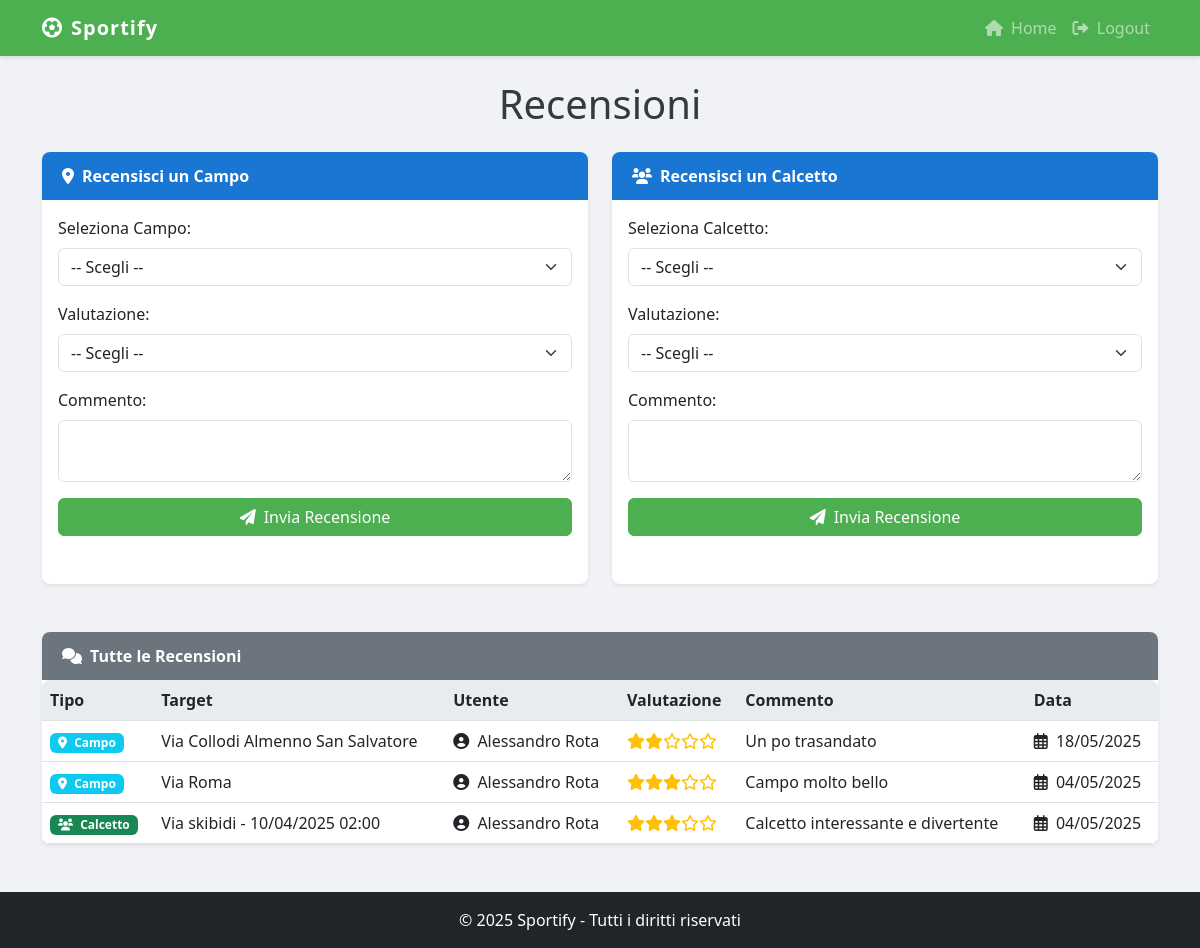
Screenshot of /recensisci.php (signed in) with the database file from the repository.
### tables this page shows
CREATE TABLE `recensioni` (
  `Id_recensione` int(11) NOT NULL,
  `valutazione` int(11) NOT NULL,
  `commento` varchar(500) NOT NULL,
  `data_recensione` date NOT NULL,
  `id_utente` int(11) NOT NULL,
  `id_campo` int(11) DEFAULT NULL,
  `id_calcetto` int(11) DEFAULT NULL
);

CREATE TABLE `campi` (
  `id_campo` int(11) NOT NULL,
  `indirizzo` varchar(200) NOT NULL,
  `terreno` varchar(50) NOT NULL,
  `spogliatoi` tinyint(1) NOT NULL,
  `n_giocatori` int(11) NOT NULL,
  `costo` int(11) NOT NULL,
  `docce` tinyint(1) NOT NULL,
  `id_torneo` int(11) NOT NULL,
  `id_utente` int(11) NOT NULL,
  `latitudine` double NOT NULL,
  `longitudine` double NOT NULL
);

CREATE TABLE `utenti` (
  `id_utente` int(11) NOT NULL,
  `nickname` varchar(100) NOT NULL,
  `nome` varchar(150) NOT NULL,
  `cognome` varchar(150) NOT NULL,
  `email` varchar(150) NOT NULL,
  `psw` varchar(255) NOT NULL,
  `data_nascita` datetime NOT NULL,
  `telefono` varchar(10) NOT NULL,
  `indirizzo` varchar(155) NOT NULL,
  `paese` varchar(150) NOT NULL,
  `sesso` tinyint(1) NOT NULL
);

### recensisci.php (the view, shortened to what this page needs)
<?php
$servername = "localhost";
$username   = "root";
$password   = "";
$dbname     = "sportify";
$conn = new mysqli($servername, $username, $password, $dbname);
$recRes = $conn->query("
    SELECT r.*, u.nome, u.cognome,
           c.indirizzo AS campo_indirizzo,
           CONCAT(ca.indirizzo, ' - ', DATE_FORMAT(cal.data_ora,'%d/%m/%Y %H:%i')) AS calcetto_descr
    FROM recensioni r
    JOIN utenti u ON r.id_utente = u.id_utente
    LEFT JOIN campi c ON r.id_campo = c.id_campo
    LEFT JOIN calcetti cal ON r.id_calcetto = cal.id_calcetto
    LEFT JOIN campi ca ON cal.id_campo = ca.id_campo
    ORDER BY r.data_recensione DESC
");
function generaStelle($valutazione) {
    $html = '';
    for ($i = 1; $i <= 5; $i++) {
        if ($i <= $valutazione) {
            $html .= '<i class="fas fa-star text-warning"></i>';
        } else {
            $html .= '<i class="far fa-star text-warning"></i>';
        }
    }
    return $html;
}
?>
<!DOCTYPE html>
<html lang="it">
<head>
    <link href="https://cdn.jsdelivr.net/npm/bootstrap@5.3.0-alpha1/dist/css/bootstrap.min.css" rel="stylesheet">
    <link rel="stylesheet" href="https://cdnjs.cloudflare.com/ajax/libs/font-awesome/6.0.0/css/all.min.css">
</head>
<body>
    <nav class="navbar navbar-expand-lg navbar-dark mb-4">
        <div class="container">
            <a class="navbar-brand" href="index.php">
                <i class="fas fa-futbol me-2"></i>Sportify
            </a>
            <div class="collapse navbar-collapse" id="navbarNav">
                <ul class="navbar-nav ms-auto">
                    <li class="nav-item">
                        <a class="nav-link" href="index.php">
                            <i class="fas fa-home me-1"></i> Home
                        </a>
                    </li>
                    <li class="nav-item">
                        <a class="nav-link" href="logout.php">
                            <i class="fas fa-sign-out-alt me-1"></i> Logout
                        </a>
                    </li>
                </ul>
            </div>
        </div>
    </nav>
    <div class="container">
        <h1 class="text-center mb-4">Recensioni</h1>
        <div class="row">
            <div class="col-md-6 mb-4">
                <div class="card h-100">
                    <div class="card-header d-flex align-items-center">
                        <i class="fas fa-map-marker-alt me-2"></i>
                        <span>Recensisci un Campo</span>
                    </div>
                    <div class="card-body">
                        <form method="POST">
                            <div class="mb-3">
                                <label for="id_campo" class="form-label">Seleziona Campo:</label>
                                <select id="id_campo" name="id_campo" class="form-select" required>
                                    <option value="">-- Scegli --</option>
                                </select>
                            </div>
                            <div class="mb-3">
                                <label for="valutazione" class="form-label">Valutazione:</label>
                                <div class="rating-select">
                                    <select id="valutazione" name="valutazione" class="form-select" required>
                                        <option value="">-- Scegli --</option>
                                    </select>
                                </div>
                            </div>
                            <div class="mb-3">
                                <label for="commento" class="form-label">Commento:</label>
                                <textarea id="commento" name="commento" class="form-control" required></textarea>
                            </div>
                            <div class="d-grid">
                                <button type="submit" class="btn btn-primary">
                                    <i class="fas fa-paper-plane me-2"></i>Invia Recensione
                                </button>
                            </div>
                        </form>
                    </div>
                </div>
            </div>
            <div class="col-md-6 mb-4">
                <div class="card h-100">
                    <div class="card-header d-flex align-items-center">
                        <i class="fas fa-users me-2"></i>
                        <span>Recensisci un Calcetto</span>
                    </div>
                    <div class="card-body">
                        <form method="POST">
                            <div class="mb-3">
                                <label for="id_calcetto" class="form-label">Seleziona Calcetto:</label>
                                <select id="id_calcetto" name="id_calcetto" class="form-select" required>
                                    <option value="">-- Scegli --</option>
                                </select>
                            </div>
                            <div class="mb-3">
                                <label for="valutazione2" class="form-label">Valutazione:</label>
                                <div class="rating-select">
                                    <select id="valutazione2" name="valutazione" class="form-select" required>
                                        <option value="">-- Scegli --</option>
                                    </select>
                                </div>
                            </div>
                            <div class="mb-3">
                                <label for="commento2" class="form-label">Commento:</label>
                                <textarea id="commento2" name="commento" class="form-control" required></textarea>
                            </div>
                            <div class="d-grid">
                                <button type="submit" class="btn btn-primary">
                                    <i class="fas fa-paper-plane me-2"></i>Invia Recensione
                                </button>
                            </div>
                        </form>
                    </div>
                </div>
            </div>
        </div>
        <div class="card mt-4">
            <div class="card-header bg-secondary text-white d-flex align-items-center">
                <i class="fas fa-comments me-2"></i>
                <span>Tutte le Recensioni</span>
            </div>
            <div class="card-body p-0">
                <?php if ($recRes->num_rows): ?>
                    <div class="table-responsive">
                        <table class="table table-hover mb-0">
                            <thead>
                                <tr>
                                    <th>Tipo</th>
                                    <th>Target</th>
                                    <th>Utente</th>
                                    <th>Valutazione</th>
                                    <th>Commento</th>
                                    <th>Data</th>
                                </tr>
                            </thead>
                            <tbody>
                                <?php while ($r = $recRes->fetch_assoc()): ?>
                                    <tr class="recensione-card">
                                        <td>
                                            <?php if ($r['id_campo']): ?>
                                                <span class="badge bg-info tipo-badge">
                                                    <i class="fas fa-map-marker-alt me-1"></i> Campo
                                                </span>
                                            <?php else: ?>
                                                <span class="badge bg-success tipo-badge">
                                                    <i class="fas fa-users me-1"></i> Calcetto
                                                </span>
                                            <?php endif; ?>
                                        </td>
                                        <td>
                                            <?= $r['id_campo']
                                                ? htmlspecialchars($r['campo_indirizzo'])
                                                : htmlspecialchars($r['calcetto_descr']);
                                            ?>
                                        </td>
                                        <td>
                                            <i class="fas fa-user-circle me-1"></i>
                                            <?= htmlspecialchars($r['nome'] . ' ' . $r['cognome']) ?>
                                        </td>
                                        <td class="text-nowrap">
                                            <?= generaStelle($r['valutazione']) ?>
                                        </td>
                                        <td><?= nl2br(htmlspecialchars($r['commento'])) ?></td>
                                        <td>
                                            <i class="far fa-calendar-alt me-1"></i>
                                            <?= date('d/m/Y', strtotime($r['data_recensione'])) ?>
                                        </td>
                                    </tr>
                                <?php endwhile; ?>
                            </tbody>
                        </table>
                    </div>
                <?php endif; ?>
            </div>
        </div>
    </div>
    <footer class="bg-dark text-white text-center py-3 mt-5">
        <div class="container">
            <p class="mb-0">&copy; <?= date('Y') ?> Sportify - Tutti i diritti riservati</p>
        </div>
    </footer>
</body>
</html>

### recensisci.php (style rules this page uses)
:root { --primary-color: #4CAF50; --primary-hover: #45a049; --secondary-color: #1976D2; --light-bg: #f8f9fa; --dark-text: #343a40; }
body { font-family: 'Segoe UI', Tahoma, Geneva, Verdana, sans-serif; background-color: #f0f2f5; color: var(--dark-text); }
.navbar { background-color: var(--primary-color); box-shadow: 0 2px 4px rgba(0,0,0,0.1); }
.navbar-brand { font-weight: 700; color: white !important; letter-spacing: 1px; }
.card { border: none; box-shadow: 0 0.125rem 0.25rem rgba(0, 0, 0, 0.075); border-radius: 0.5rem; margin-bottom: 2rem; overflow: hidden; }
.card-header { background-color: var(--secondary-color); color: white; font-weight: 600; padding: 0.75rem 1.25rem; border-bottom: none; }
.btn-primary { background-color: var(--primary-color); border-color: var(--primary-color); }
.table { border-radius: 0.5rem; overflow: hidden; }
.table thead th { background-color: #e9ecef; border-top: none; font-weight: 600; }
.recensione-card { transition: transform 0.2s; }
.tipo-badge { font-size: 0.75rem; padding: 0.25rem 0.5rem; }
textarea { min-height: 120px; }

### rows the page displays
recensioni: shows "Campo", id_campo.indirizzo "Via Collodi Almenno San Salvatore", id_utente.cognome "Alessandro Rota", valutazione 2 (drawn), commento "Un po trasandato", data_recensione "18/05/2025"
recensioni: shows "Campo", id_campo.indirizzo "Via Roma", id_utente.cognome "Alessandro Rota", valutazione 3 (drawn), commento "Campo molto bello", data_recensione "04/05/2025"
recensioni: shows "Calcetto", calcetto_descr "Via skibidi - 10/04/2025 02:00", id_utente.cognome "Alessandro Rota", valutazione 3 (drawn), commento "Calcetto interessante e divertente", data_recensione "04/05/2025"
